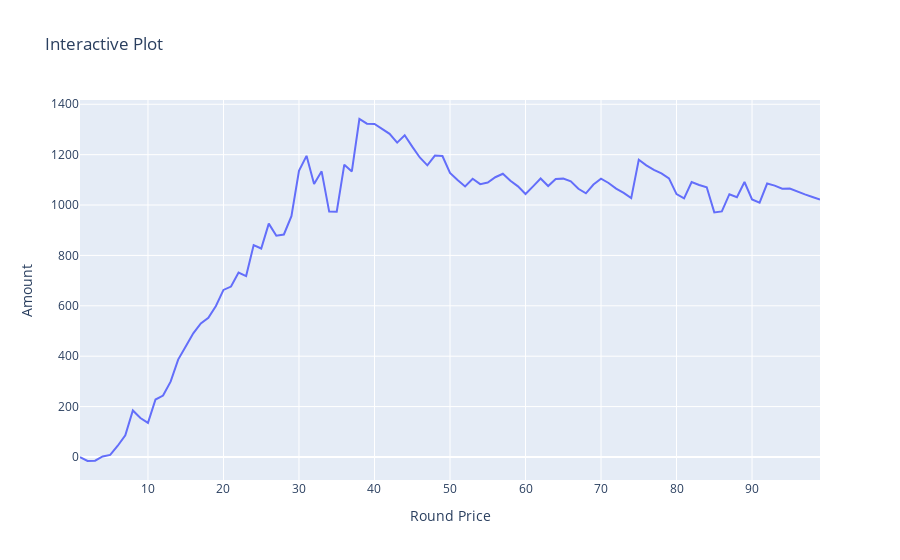

Notebook code cell kept with this figure:
### Code cell
import plotly.graph_objects as go
price_df['roi'] = price_df['profit_model'] / price_df['bet_amount_model']
price_df = price_df.query('round_price < 100.0')
# Create a trace for ROI
trace_roi = go.Scatter(
    x = price_df['round_price'],
    y = price_df['profit_model'],
    mode = 'lines',
    name = 'Profit Model'
)

data = [trace_roi]

# Define layout
layout = go.Layout(
    title = 'Interactive Plot',
    xaxis = dict(title = 'Round Price'),
    yaxis = dict(title = 'Amount'),
)

# Define the figure
fig = go.Figure(data=data, layout=layout)

# Show the figure
fig.show()

### Figure 1 — Plotly figure (JSON) as saved in the notebook; plotly's stock layout.template omitted (floating-point values rounded to 4 significant figures)
{"data": [{"mode": "lines", "name": "Profit Model", "type": "scatter", "x": [1, 2, 3, 4, 5, 6, 7, 8, 9, 10, 11, 12, 13, 14, 15, 16, 17, 18, 19, 20, 21, 22, 23, 24, 25, 26, 27, 28, 29, 30, 31, 32, 33, 34, 35, 36, 37, 38, 39, 40, 41, 42, 43, 44, 45, 46, 47, 48, 49, 50, 51, 52, 53, 54, 55, 56, 57, 58, 59, 60, 61, 62, 63, 64, 65, 66, 67, 68, 69, 70, 71, 72, 73, 74, 75, 76, 77, 78, 79, 80, 81, 82, 83, 84, 85, 86, 87, 88, 89, 90, 91, 92, 93, 94, 95, 96, 97, 98, 99], "y": [-0.5572, -16.06, -14.62, 1.891, 8.186, 44.56, 86.15, 184.7, 154.5, 135.1, 228.1, 243.7, 299.0, 386.5, 438.0, 491.0, 530.1, 552.4, 599.5, 663.1, 676.4, 731.9, 718.1, 841.0, 827.3, 926.2, 878.1, 883.1, 955.6, 1135.0, 1195.0, 1084.0, 1134.0, 973.8, 973.7, 1160.0, 1133.0, 1342.0, 1323.0, 1322.0, 1303.0, 1282.0, 1248.0, 1277.0, 1232.0, 1189.0, 1158.0, 1196.0, 1194.0, 1128.0, 1099.0, 1074.0, 1104.0, 1083.0, 1089.0, 1110.0, 1124.0, 1097.0, 1074.0, 1044.0, 1074.0, 1105.0, 1075.0, 1103.0, 1105.0, 1094.0, 1065.0, 1047.0, 1081.0, 1105.0, 1088.0, 1065.0, 1048.0, 1027.0, 1180.0, 1158.0, 1140.0, 1126.0, 1106.0, 1043.0, 1026.0, 1091.0, 1080.0, 1071.0, 970.8, 974.6, 1043.0, 1031.0, 1092.0, 1022.0, 1009.0, 1085.0, 1077.0, 1065.0, 1066.0, 1053.0, 1042.0, 1032.0, 1022.0]}], "layout": {"title": {"text": "Interactive Plot"}, "xaxis": {"title": {"text": "Round Price"}}, "yaxis": {"title": {"text": "Amount"}}}}
